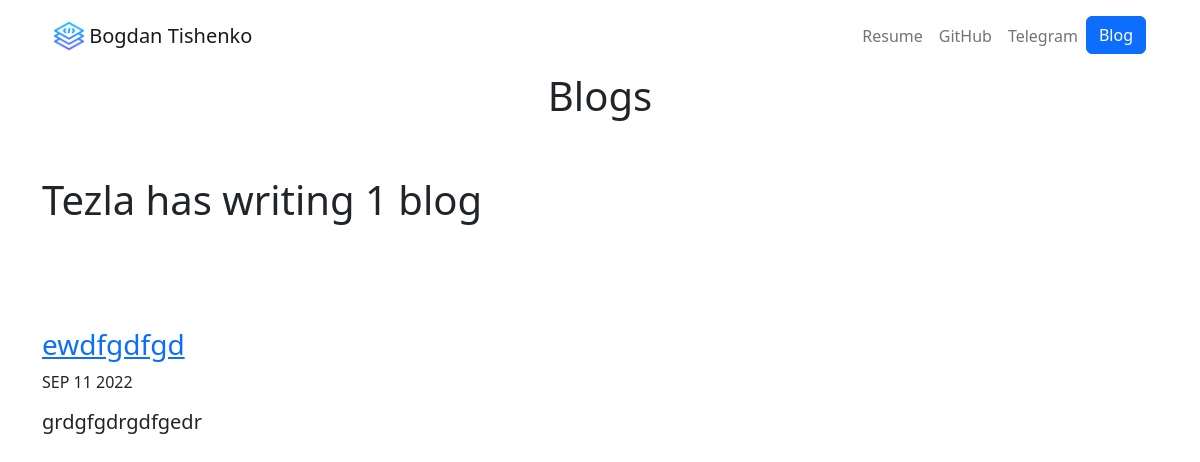
/blog/, run on an earlier commit of the app's database.
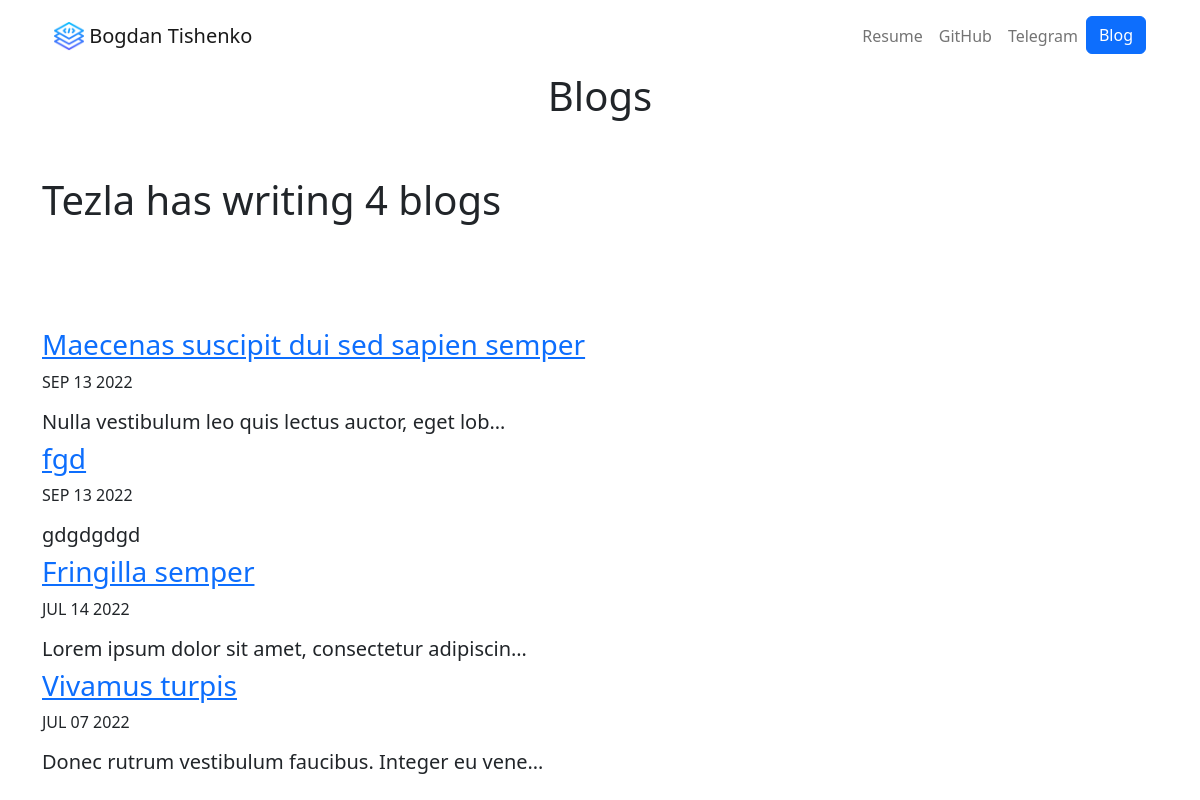
And on a later commit of the database.
### blog/models.py (models this page shows, shortened)
class My_blog(models.Model):
    title = models.CharField(max_length=200)
    description = models.TextField()
    date = models.DateField()

### blog/views.py (the view)
# urls.py: path('', views.all_blogs, name='all_blogs'),
def all_blogs(request):
    my_blog = My_blog.objects.order_by('-date')
    return render(request, 'blog/all_blogs.html', {'my_blog':my_blog}, )

### blog/templates/blog/all_blogs.html (shortened to what this page needs)
<!doctype html>
<html lang="en">
<head>
  <link rel="stylesheet" href="https://cdn.jsdelivr.net/npm/bootstrap@5.2.0/dist/css/bootstrap.min.css"
>
    {% load static %}
</head>
    <div class="container">
        <body>
            {% include 'portfolio/navbar.html' %}
            <header style='text-align:center'>
                <h1>Blogs</h1>
            </header>
            <br>
            <br>
            <main>
                <div style='text-align:'>
                    <h1>Tezla has writing {{ my_blog.count }} blog{{ my_blog.count|pluralize }} </h1>
                    <br>
                    <br>
                    <br>
                    <br>
                    {% for blog in my_blog %}
                    <a href='{% url 'blog:detail' blog.id %}'><h3>{{ blog.title }}</h3></a>
                    <p>{{ blog.date|date:'M d Y'|upper }}</p>
                    <h5>{{ blog.description|truncatechars:50 }}</h5>
                    {% endfor %}
                </div>
            </main>
        </body>
    </div>
</html>

What changed in the data, as far as the page shows it:
removed My_blog: title "ewdfgdfgd", date "SEP 11 2022", description "grdgfgdrgdfgedr"
added My_blog: title "Maecenas suscipit dui sed sapien semper", date "SEP 13 2022", description "Nulla vestibulum leo quis lectus auctor, eget lob…"
added My_blog: title "fgd", date "SEP 13 2022", description "gdgdgdgd"
added My_blog: title "Fringilla semper", date "JUL 14 2022", description "Lorem ipsum dolor sit amet, consectetur adipiscin…"
added My_blog: title "Vivamus turpis", date "JUL 07 2022", description "Donec rutrum vestibulum faucibus. Integer eu vene…"
Also different on the page:
{{ my_blog.count }}: "1" → "4"
